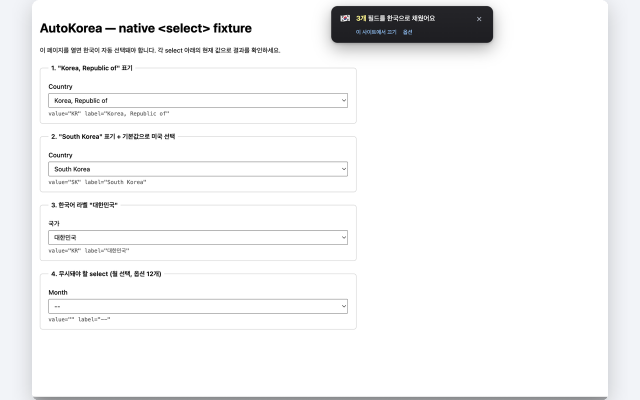
#> input picture store/screenshots/screenshot-native-select.png, 1280 x 800 px, given in place of 1.png, which was not available (shown at 1/2 size)
$ python make-screenshot.py
#> lines starting #> are read from the running program, lines starting #| are printed output that depends on the picture; pictures that were not available may be replaced by others from this repository, and a replacement may not be noted
#!/usr/bin/env python3
"""Process the raw screenshot into a Chrome Web Store ready 1280x800 image.

Crops are hand-tuned for the source at /Users/jungyoonkim/.claude/image-cache/...:
  - removes window chrome + bookmarks bar (privacy)
  - keeps the H1 title, the toast, and the first three fixtures
  - trims empty right gutter while preserving the toast
"""
from pathlib import Path
from PIL import Image, ImageDraw, ImageFilter

ROOT = Path(__file__).resolve().parent.parent
SRC = Path("/Users/jungyoonkim/.claude/image-cache/7d6e68a8-cb4b-4147-9f55-f72dca8c248b/1.png")
OUT_DIR = ROOT / "store" / "screenshots"
OUT_DIR.mkdir(parents=True, exist_ok=True)

TARGET_W, TARGET_H = 1280, 800
BG = (242, 244, 248, 255)

# Source: 2576x1585. Hand-tuned bounds (coords in source pixels).
# After dark-pixel survey: bookmark bar ends ~y=240, toast at y=280..360 / x=1300..1700,
# H1 around y=400, fixtures from y=440+, content box bottom edge at y≈1480.
CROP_LEFT = 100
CROP_TOP = 240
CROP_RIGHT = 1900
CROP_BOTTOM = 1490

src = Image.open(SRC).convert("RGBA")
W, H = src.size
#> W = 1280; H = 800
print(f"source: {W}x{H}")
#| source: 1280x800

CROP_BOTTOM = min(CROP_BOTTOM, H)
#> CROP_BOTTOM = 800
content = src.crop((CROP_LEFT, CROP_TOP, CROP_RIGHT, CROP_BOTTOM))
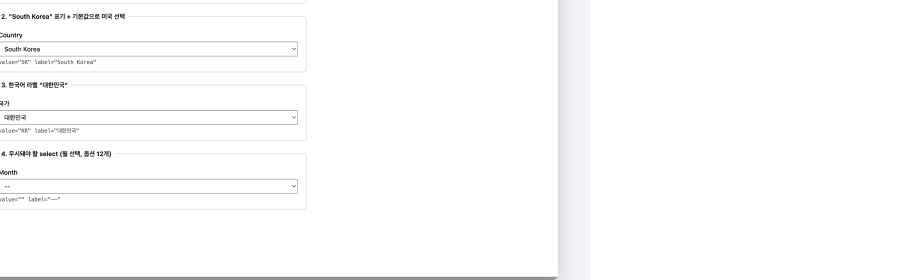
#> content: PIL image 1800x560 RGBA (shown at 1/2 size); mean R, G, B, A 164, 164.1, 164.3, 167.2; transparent parts drawn white
print(f"cropped: {content.size}")
#| cropped: (1800, 560)

# Letterbox onto 1280x800.
src_ratio = content.width / content.height
#> src_ratio = 3.21
tgt_ratio = TARGET_W / TARGET_H
if src_ratio > tgt_ratio:
    new_w = TARGET_W
    new_h = int(TARGET_W / src_ratio)
#> new_h = 398
else:
    new_h = TARGET_H
    new_w = int(TARGET_H * src_ratio)
resized = content.resize((new_w, new_h), Image.LANCZOS)
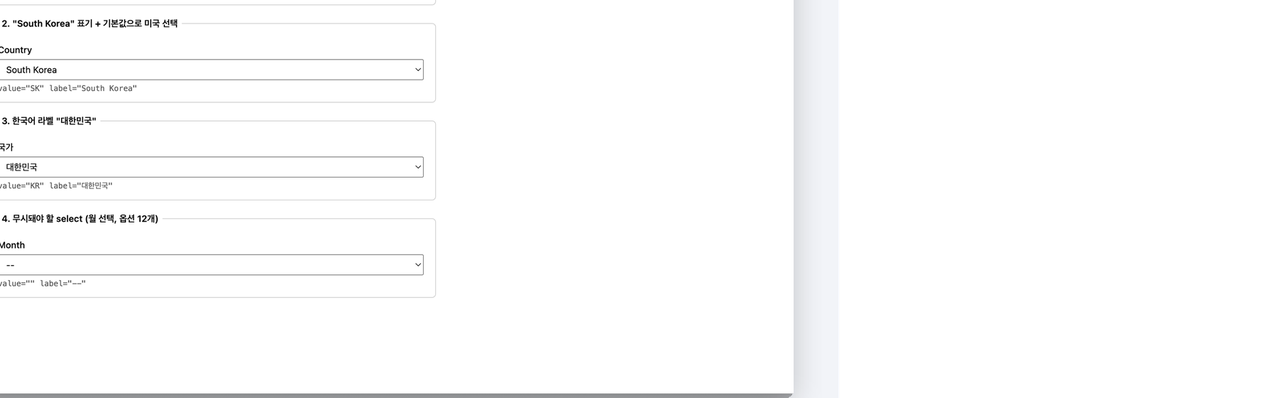
#> resized: PIL image 1280x398 RGBA; mean R, G, B, A 164.3, 164.4, 164.5, 167.2; transparent parts drawn white

canvas = Image.new("RGBA", (TARGET_W, TARGET_H), BG)
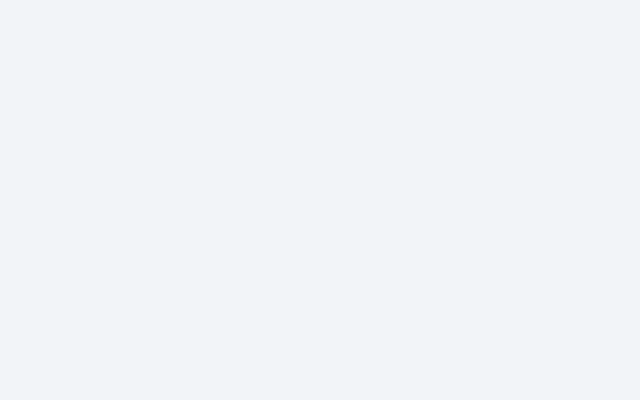
#> canvas: PIL image 1280x800 RGBA (shown at 1/2 size); mean R, G, B, A 242, 244, 248, 255

# Add a soft drop shadow under the content panel so it floats.
shadow = Image.new("RGBA", (new_w + 80, new_h + 80), (0, 0, 0, 0))
#> shadow: PIL image 1360x478 RGBA; every value is 0
sd = ImageDraw.Draw(shadow)
sd.rounded_rectangle((40, 40, new_w + 40, new_h + 40), radius=18, fill=(0, 0, 0, 50))
shadow = shadow.filter(ImageFilter.GaussianBlur(20))
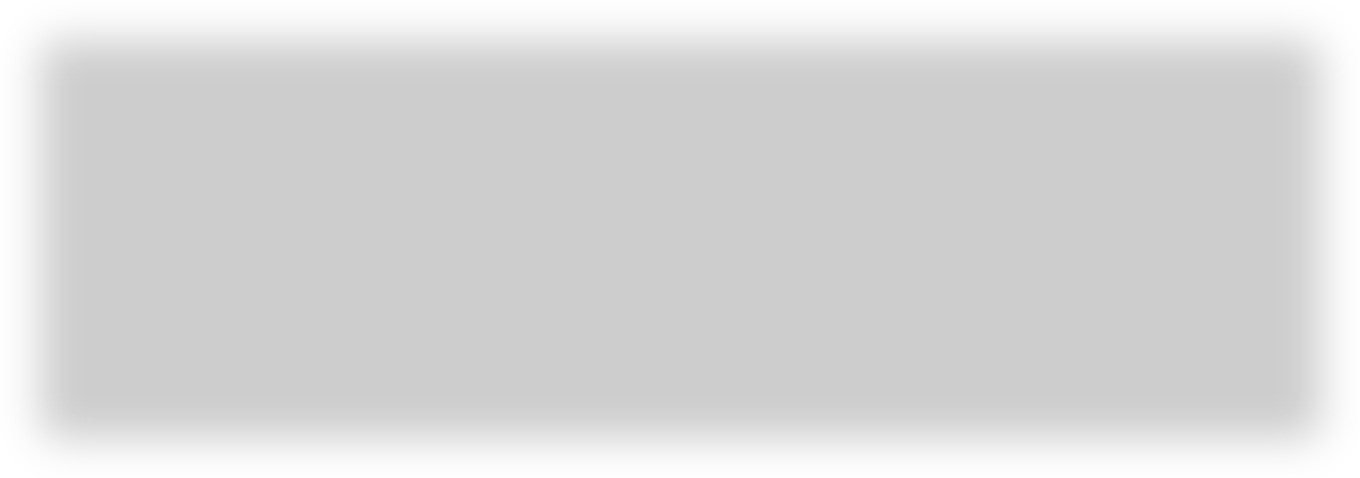
#> shadow: PIL image 1360x478 RGBA; mean R, G, B, A 0, 0, 0, 39.3; transparent parts drawn white
sx = (TARGET_W - shadow.width) // 2
#> sx = -40
sy = (TARGET_H - shadow.height) // 2 + 10
#> sy = 171
canvas.alpha_composite(shadow, (sx, sy))
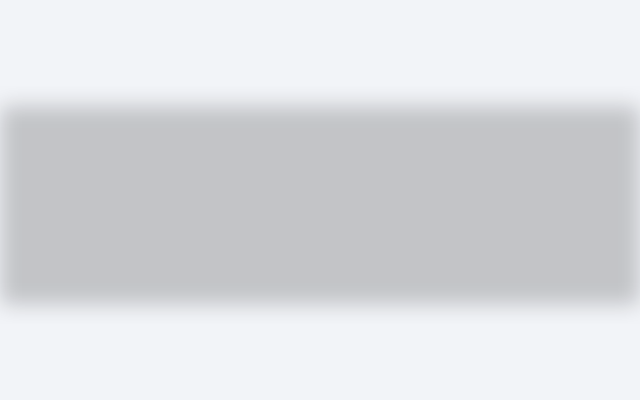
#> canvas: PIL image 1280x800 RGBA (shown at 1/2 size); mean R, G, B, A 218.8, 220.4, 223.9, 255

# Round the resized panel corners.
mask = Image.new("L", (new_w, new_h), 0)
#> mask: PIL image 1280x398 L; every value is 0
md = ImageDraw.Draw(mask)
md.rounded_rectangle((0, 0, new_w, new_h), radius=14, fill=255)
panel = Image.new("RGBA", (new_w, new_h), (0, 0, 0, 0))
#> panel: PIL image 1280x398 RGBA; every value is 0
panel.paste(resized, (0, 0), mask=mask)

px = (TARGET_W - new_w) // 2
py = (TARGET_H - new_h) // 2
#> py = 201
canvas.alpha_composite(panel, (px, py))
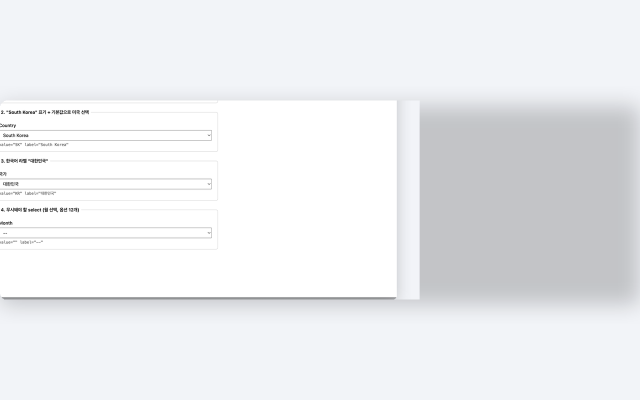
#> canvas: PIL image 1280x800 RGBA (shown at 1/2 size); mean R, G, B, A 236, 237.2, 239.8, 255

out = OUT_DIR / "screenshot-native-select.png"
canvas.convert("RGB").save(out, optimize=True)
print(f"wrote {out} ({TARGET_W}x{TARGET_H})")
